Frame 1 (no input): blank canvas, image omitted
Frame 60 (the mouse pressed at the canvas centre just before this capture): blank canvas, image omitted
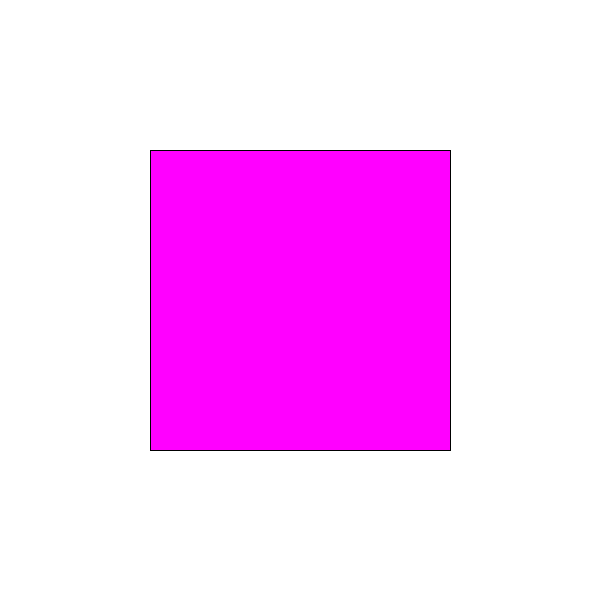
Frame 120 (the mouse held since frame 60 and released just before this capture)

The Processing sketch whose frames 1 and 60 were blank and that drew this single picture after the mouse press (run headless with seeded random() and noise(); from frame 60 on, the mouse is pressed at the canvas centre):

// Processing sketch: question2
// ── question2.pde
// this program draws a rectangle to the center of the screen.
// as shown in the gif, use map() and other means to use the mouse
// position to change attributes of the rectangle. 

// when mouseY is at height, the rectangle should be the width 
// and height of the screen.

// when mouseX is at 0, the rect should be red. when mouseX
// is at width, it should be blue. (it doesn't matter what colors are in-between.)

// moving the mouse from the left to the right side of the screen
// should result in the rectangle doing one full rotation (360 degrees).

void setup() {
  size(600, 600);
  rectMode(CENTER);
}

void draw() {
  background(255);
  
  pushMatrix();
  translate(width/2, height/2);
  // add a mapped rotation here
  float s = map(mouseX, 0, width, 0, TWO_PI); 
  // map the value of s here
  rotate (s);

  fill(255,0 , mouseX);
 if (mouseX > 300){
 fill (0, 145, mouseX);
 }
  //color c = color(255);
  
// fill(c);
  rect(0, 0, mouseY, mouseY);
  popMatrix();
}
